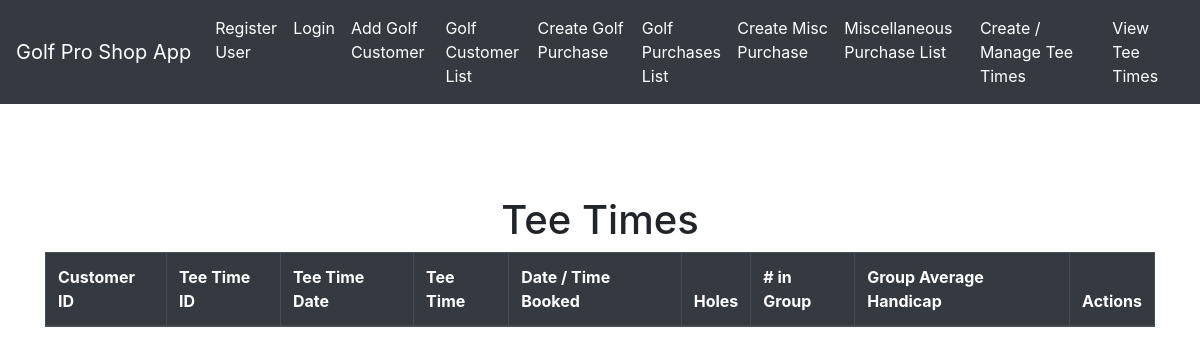
/teetimes/, run on an earlier commit of the app's database.
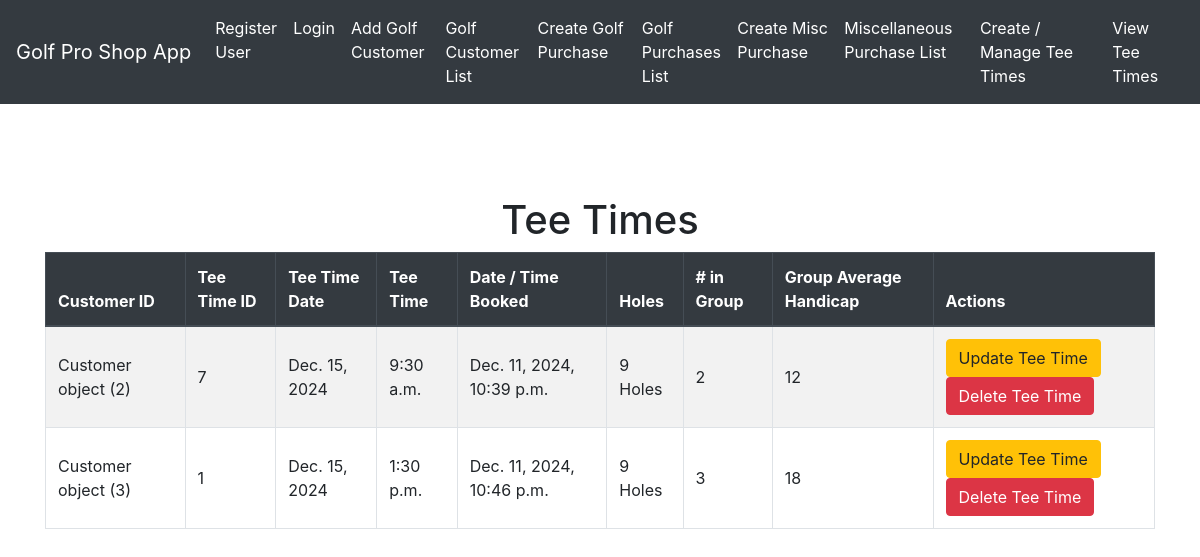
And on a later commit of the database.
### golfproapp/models.py (models this page shows)
class Golf_Data(models.Model):
    customer_id = models.ForeignKey(Customer, on_delete=models.CASCADE)
    tee_time_id=models.IntegerField(default=1, unique=True)
    golf_date = models.DateField()
    tee_time = models.TimeField()
    datetime = models.DateTimeField(default=timezone.now)
    hole_choices = [
                  ('9','9 Holes'),
                  ('18','18 Holes')
    ]
    holes = models.CharField(max_length=2, choices=hole_choices, default=('18','18 Holes'))
    no_in_party = models.PositiveIntegerField(default=4)
    avg_grp_hcp = models.PositiveIntegerField(default=26)

class Customer(models.Model):
    customer_id = models.AutoField(primary_key=True)
    golferchoice=[('Y','Yes'),('N','No'),]
    gchoice = models.CharField(max_length=1, choices=golferchoice, default='Y')
    fname = models.TextField(max_length=15, default="First Name")
    lname = models.TextField(max_length=20, default="Last Name")
    g_phone = models.CharField(default="555-867-5309", max_length=15)
    g_email = models.CharField(default="bob.smith@aol.com", max_length=30)

### golfproapp/views.py (the view)
# urls.py: path('teetimes/',views.tee_time_list_view.as_view(), name = 'tee_time_list'),
class tee_time_list_view(ListView):
    model = Golf_Data
    template_name = 'golfproapp/tee_times_list.html'
    context_object_name='golf_data_object_list'
    def get_queryset(self):
        queryset = super().get_queryset()
        return queryset

### golfproapp/templates/golfproapp/tee_times_list.html (shortened to what this page needs)
{% extends "golfproapp/layout.html" %}
{% block content %}
<br>
<br>
<br>
<h1 class="text-center">Tee Times</h1>
    <table class="table table-bordered table-striped ">
        <thead class="thead-dark">
            <tr>
                <th>Customer ID</th>
                <th>Tee Time ID</th>
                <th>Tee Time Date</th>
                <th>Tee Time</th>
                <th>Date / Time Booked</th>
                <th>Holes</th>
                <th># in Group</th>
                <th>Group Average Handicap</th>
                <th>Actions</th>
            </tr>
        </thead>
        <tbody>
            {% for tee_time in object_list %}
            <tr>
                <td>{{ tee_time.customer_id }} </td>
                <td>{{ tee_time.tee_time_id }} </td>
                <td>{{ tee_time.golf_date }} </td>
                <td>{{ tee_time.tee_time }} </td>
                <td>{{ tee_time.datetime }} </td>
                <td>{{ tee_time.get_holes_display }} </td>
                <td>{{ tee_time.no_in_party }} </td>
                <td>{{ tee_time.avg_grp_hcp }} </td>
                <td>
                    <a href="{% url 'tee_time_update' tee_time.tee_time_id %}" class="btn btn-warning" >Update Tee Time</a>
                    <a href="{% url 'tee_time_delete' tee_time.tee_time_id %}" class="btn btn-danger" >Delete Tee Time</a>
                </td>
            </tr>
            {% endfor %}
        </tbody>
    </table>
{% endblock %}

What changed in the data, as far as the page shows it:
added Golf_Data: customer_id "Customer object (2)", tee_time_id "7", golf_date "Dec. 15, 2024", tee_time "9:30 a.m.", datetime "Dec. 11, 2024, 10:39 p.m.", holes "9 Holes", no_in_party "2", avg_grp_hcp "12"
added Golf_Data: customer_id "Customer object (3)", tee_time_id "1", golf_date "Dec. 15, 2024", tee_time "1:30 p.m.", datetime "Dec. 11, 2024, 10:46 p.m.", holes "9 Holes", no_in_party "3", avg_grp_hcp "18"
